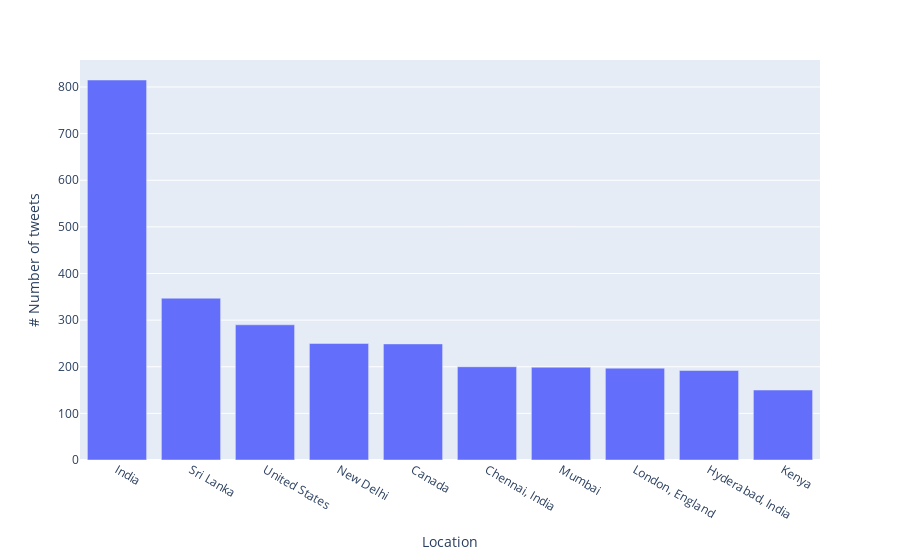

The notebook cell saved with this chart:
### Markdown cell above
According to the above plot, most of the tweets were written in english $(15.082k)$ after which there is $1706$ of undetermined, $1387$ in hindi, $714$ in deutsch and $538$ in Bengali.
But the interpretation of these data can be confusing. Are those who have been talking about economic difficulties the most in English-speaking countries, or do Internet users use English more to make themselves heard? </br>It would therefore be interesting to look at the location used for the posts.

### Code cell
location = tweet_df['place'].dropna().value_counts()
fig = px.bar(location,x=location.index[:10],y=location.values[:10],labels={'x':'Location','y':'# Number of tweets'})
fig.show()

### Figure 1 — Plotly figure (JSON) as saved in the notebook; plotly's stock layout.template omitted (floating-point values rounded to 4 significant figures)
{"data": [{"alignmentgroup": "True", "hovertemplate": "Location=%{x}<br># Number of tweets=%{y}<extra></extra>", "legendgroup": "", "marker": {"color": "#636efa", "pattern": {"shape": ""}}, "name": "", "offsetgroup": "", "orientation": "v", "showlegend": false, "textposition": "auto", "type": "bar", "x": ["India", "Sri Lanka", "United States", "New Delhi", "Canada", "Chennai, India", "Mumbai", "London, England", "Hyderabad, India", "Kenya"], "xaxis": "x", "y": [815, 347, 290, 250, 249, 200, 199, 197, 192, 150], "yaxis": "y"}], "layout": {"barmode": "relative", "legend": {"tracegroupgap": 0}, "margin": {"t": 60}, "xaxis": {"anchor": "y", "domain": [0, 1], "title": {"text": "Location"}}, "yaxis": {"anchor": "x", "domain": [0, 1], "title": {"text": "# Number of tweets"}}}}
